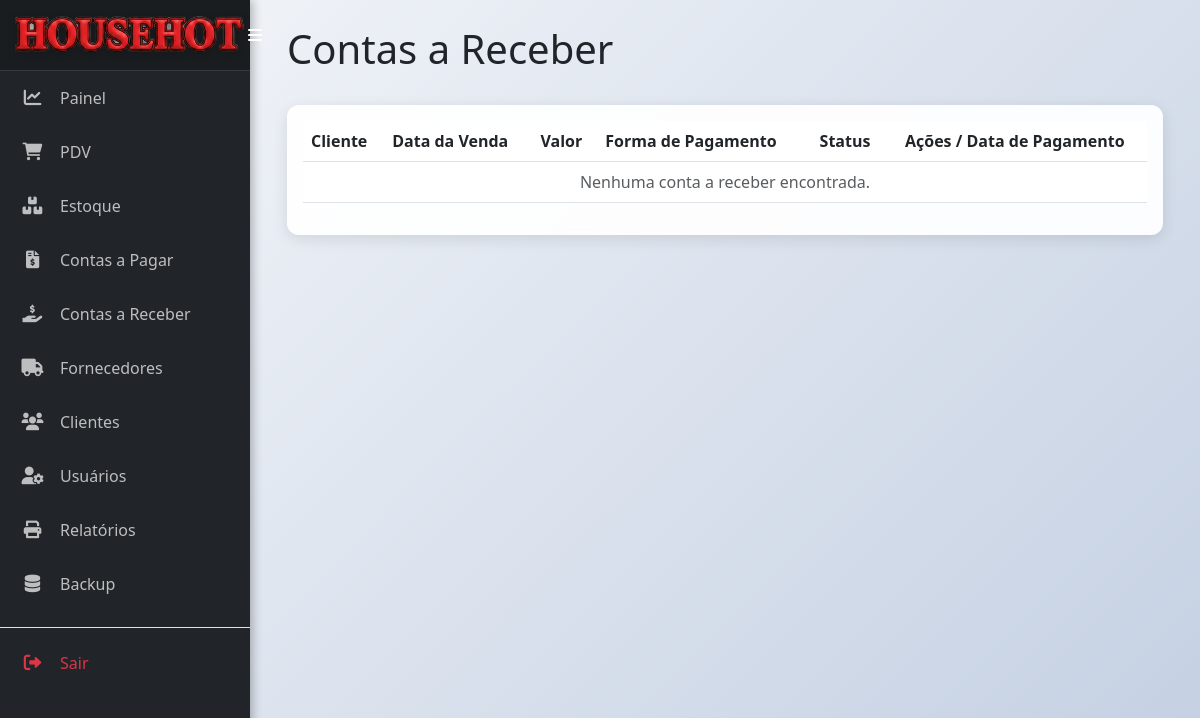
Before: /contas_receber (signed in) with the older database file.
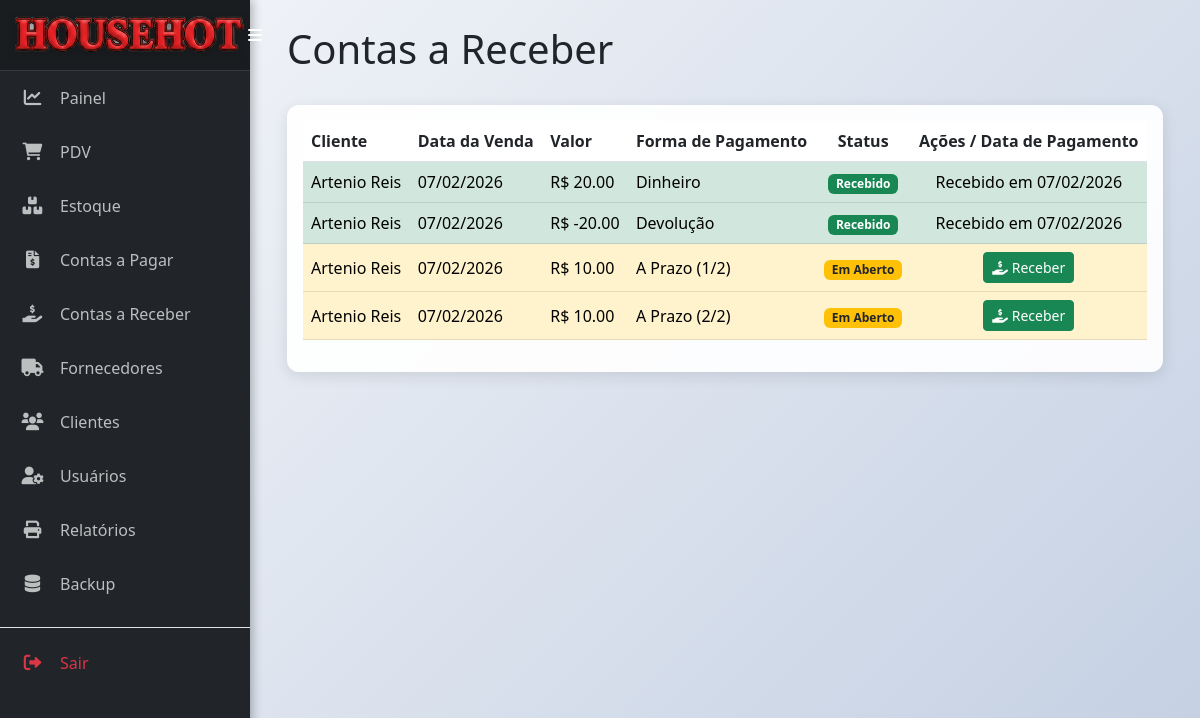
After: the same page with the newer database file.
### models.py (models this page shows)
class ContaReceber(db.Model):
    __tablename__ = 'conta_receber'
    id = db.Column(db.Integer, primary_key=True)
    valor = db.Column(db.Float, nullable=False)
    data_venda = db.Column(db.Date, nullable=False, default=datetime.utcnow)
    data_vencimento = db.Column(db.Date, nullable=True)
    status = db.Column(db.String(20), nullable=False, default='Em Aberto')
    forma_pagamento = db.Column(db.String(50), nullable=True)
    cliente_id = db.Column(db.Integer, db.ForeignKey('cliente.id'), nullable=False)

class Cliente(db.Model):
    __tablename__ = 'cliente'
    id = db.Column(db.Integer, primary_key=True)
    nome = db.Column(db.String(100), nullable=False)
    telefone = db.Column(db.String(20))
    email = db.Column(db.String(100))
    endereco = db.Column(db.String(200))
    vendas = db.relationship('MovimentacaoEstoque', backref='cliente', lazy=True, cascade="all, delete-orphan")
    contas_a_receber = db.relationship('ContaReceber', backref='cliente', lazy=True, cascade="all, delete-orphan")

### app.py (the view)
@app.route('/contas_receber')
@login_required
def listar_contas_receber():
    contas = ContaReceber.query.order_by(ContaReceber.data_venda.desc()).all()
    return render_template('contas_a_receber.html', contas=contas)

### app.py (called while the page is built)
@app.context_processor
def inject_datetime():
    return {'modules': {'datetime': datetime, 'date': date, 'timedelta': timedelta}}

def login_required(f):
    @wraps(f)
    def decorated_function(*args, **kwargs):
        if 'logged_in' not in session or 'user_id' not in session:
            session.clear()
            flash('A sua sessão é inválida. Por favor, faça login novamente.', 'warning')
            return redirect(url_for('login'))
        return f(*args, **kwargs)
    return decorated_function

### templates/contas_a_receber.html (shortened to what this page needs)
{% extends 'base.html' %}
{% block content %}
<div class="d-flex justify-content-between align-items-center mb-4">
    <h1>Contas a Receber</h1>
</div>
<div class="card">
    <div class="card-body">
        <table class="table table-hover align-middle">
            <thead>
                <tr>
                    <th>Cliente</th>
                    <th>Data da Venda</th>
                    <th>Valor</th>
                    <th>Forma de Pagamento</th>
                    <th class="text-center">Status</th>
                    <th class="text-center">Ações / Data de Pagamento</th>
                </tr>
            </thead>
            <tbody>
                {% for conta in contas %}
                <tr class="{% if conta.status == 'Em Aberto' %}table-warning{% else %}table-success{% endif %}">
                    <td>{{ conta.cliente.nome }}</td>
                    <td>{{ conta.data_venda.strftime('%d/%m/%Y') }}</td>
                    <td>R$ {{ "%.2f"|format(conta.valor) }}</td>
                    <td>{{ conta.forma_pagamento }}</td>
                    <td class="text-center">
                        {% if conta.status == 'Recebido' %}
                            <span class="badge bg-success">Recebido</span>
                        {% else %}
                            <span class="badge bg-warning text-dark">Em Aberto</span>
                        {% endif %}
                    </td>
                    <td class="text-center">
                        {% if conta.status == 'Em Aberto' %}
                        <form action="{{ url_for('baixar_conta_receber', id=conta.id) }}" method="POST" class="d-inline">
                            <button type="submit" class="btn btn-success btn-sm" title="Dar Baixa">
                                <i class="fas fa-hand-holding-usd"></i> Receber
                            </button>
                        </form>
                        {% else %}
                            Recebido em {{ conta.data_vencimento.strftime('%d/%m/%Y') }}
                        {% endif %}
                    </td>
                </tr>
                {% else %}
                <tr>
                    <td colspan="6" class="text-center text-muted">Nenhuma conta a receber encontrada.</td>
                </tr>
                {% endfor %}
            </tbody>
        </table>
    </div>
</div>
{% endblock %}

### templates/base.html (shortened to what this page needs)
<!DOCTYPE html>
<html lang="pt-br">
<head>
    <link href="https://cdn.jsdelivr.net/npm/bootstrap@5.3.0/dist/css/bootstrap.min.css" rel="stylesheet">
    <link rel="stylesheet" href="https://cdnjs.cloudflare.com/ajax/libs/font-awesome/6.0.0/all.min.css">
    <link rel="stylesheet" href="{{ url_for('static', filename='css/style.css') }}">
</head>
<body>
    <div id="wrapper">
        <nav id="sidebar">
            <div class="sidebar-header d-flex justify-content-between align-items-center">
                <div class="sidebar-logo-container" id="sidebarLogo" style="cursor: pointer;">
                    <img src="{{ url_for('static', filename='img/logo.png') }}" alt="Logo" class="sidebar-logo-img">
                </div>
                <button type="button" id="sidebarCollapse" class="btn btn-link text-white p-0">
                    <i class="fas fa-bars"></i>
                </button>
            </div>
            <ul class="nav flex-column mb-auto">
                <li class="nav-item">
                    <a class="nav-link" href="{{ url_for('index') }}">
                        <i class="fas fa-chart-line"></i> <span>Painel</span>
                    </a>
                </li>
                <li class="nav-item">
                    <a class="nav-link" href="{{ url_for('pdv') }}">
                        <i class="fas fa-shopping-cart"></i> <span>PDV</span>
                    </a>
                </li>
                <li class="nav-item">
                    <a class="nav-link" href="{{ url_for('listar_produtos') }}">
                        <i class="fas fa-boxes"></i> <span>Estoque</span>
                    </a>
                </li>
                <li class="nav-item">
                    <a class="nav-link" href="{{ url_for('listar_contas') }}">
                        <i class="fas fa-file-invoice-dollar"></i> <span>Contas a Pagar</span>
                    </a>
                </li>
                <li class="nav-item">
                    <a class="nav-link" href="{{ url_for('listar_contas_receber') }}">
                        <i class="fas fa-hand-holding-usd"></i> <span>Contas a Receber</span>
                    </a>
                </li>
                <li class="nav-item">
                    <a class="nav-link" href="{{ url_for('listar_fornecedores') }}">
                        <i class="fas fa-truck"></i> <span>Fornecedores</span>
                    </a>
                </li>
                <li class="nav-item">
                    <a class="nav-link" href="{{ url_for('listar_clientes') }}">
                        <i class="fas fa-users"></i> <span>Clientes</span>
                    </a>
                </li>
                <li class="nav-item">
                    <a class="nav-link" href="{{ url_for('listar_utilizadores') }}">
                        <i class="fas fa-user-cog"></i> <span>Usuários</span>
                    </a>
                </li>
                <li class="nav-item">
                    <a class="nav-link" href="{{ url_for('relatorios') }}">
                        <i class="fas fa-print"></i> <span>Relatórios</span>
                    </a>
                </li>
                <li class="nav-item">
                    <a class="nav-link" href="{{ url_for('backup') }}">
                        <i class="fas fa-database"></i> <span>Backup</span>
                    </a>
                </li>
                {% if session.get('logged_in') %}
                <li class="nav-item mt-3 border-top pt-2">
                    <a class="nav-link text-danger" href="{{ url_for('logout') }}">
                        <i class="fas fa-sign-out-alt"></i> <span>Sair</span>
                    </a>
                </li>
                {% endif %}
            </ul>
        </nav>
        <div id="content">
            <div class="container-fluid">
                {% block content %}{% endblock %}
            </div>
        </div>
    </div>
</body>
</html>

### static/css/style.css (style rules this page uses)
body { background: linear-gradient(135deg, #f5f7fa 0%, #c3cfe2 100%) !important; background-attachment: fixed; margin: 0; font-family: 'Segoe UI', Tahoma, Geneva, Verdana, sans-serif; min-height: 100vh; overflow-x: hidden; }
#wrapper { display: flex; width: 100%; align-items: stretch; }
#sidebar { min-width: 250px; max-width: 250px; background: #212529; color: #fff; transition: all 0.3s ease-in-out; min-height: 100vh; z-index: 1000; box-shadow: 2px 0 10px rgba(0, 0, 0, 0.3); }
#sidebar .sidebar-header { padding: 15px; background: #1a1d20; border-bottom: 1px solid #343a40; }
.sidebar-logo-img { max-height: 40px; width: auto; filter: drop-shadow(0px 2px 4px rgba(0, 0, 0, 0.2)); }
#sidebar .nav-link { padding: 15px 20px; color: rgba(255, 255, 255, 0.7); display: flex; align-items: center; text-decoration: none; white-space: nowrap; transition: 0.2s; }
#sidebar .nav-link i { font-size: 1.1rem; width: 25px; text-align: center; margin-right: 15px; }
#content { width: 100%; padding: 25px; transition: all 0.3s; min-width: 0; }
.card { border: none; border-radius: 12px; box-shadow: 0 4px 15px rgba(0, 0, 0, 0.1); background-color: rgba(255, 255, 255, 0.92) !important; backdrop-filter: blur(10px); }

### templates/contas_a_receber.html (style rules this page uses)
body { background-image: url('https://cdn.borainvestir.b3.com.br/2022/12/26105753/dicas-para-terminar-2022-com-as-contas-em-dia.jpg.webp'); background-size: cover; background-attachment: fixed; }
.card { background-color: rgba(255, 255, 255, 0.95); backdrop-filter: blur(5px); }

Changed rows visible on the page:
added ContaReceber: cliente.nome "Artenio Reis", data_venda "07/02/2026", valor "20.00", forma_pagamento "Dinheiro", status "Recebido", data_vencimento "07/02/2026"
added ContaReceber: cliente.nome "Artenio Reis", data_venda "07/02/2026", valor "-20.00", forma_pagamento "Devolução", status "Recebido", data_vencimento "07/02/2026"
added ContaReceber: cliente.nome "Artenio Reis", data_venda "07/02/2026", valor "10.00", forma_pagamento "A Prazo (1/2)", status "Em Aberto"
added ContaReceber: cliente.nome "Artenio Reis", data_venda "07/02/2026", valor "10.00", forma_pagamento "A Prazo (2/2)", status "Em Aberto"
Other visible differences:
text no longer shown: "Nenhuma conta a receber encontrada."
